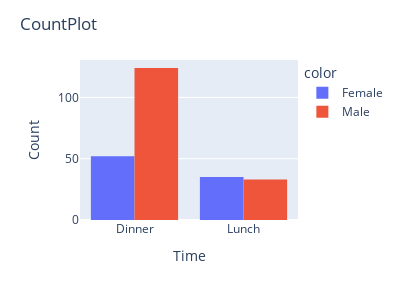

The code cell stored with this chart in its notebook:
### Code cell
fig = px.histogram(df.time, color= df.sex, barmode = 'group')
fig.update_layout(title_text = 'CountPlot', width=400, height = 300)
fig.update_xaxes(title_text = 'Time')
fig.update_yaxes(title_text = 'Count')

### Figure 1 — Plotly figure (JSON) as saved in the notebook; plotly's stock layout.template omitted (floating-point values rounded to 4 significant figures; data arrays with more than 128 entries replaced by an {"elided": "..."} marker saying what was removed)
{"data": [{"alignmentgroup": "True", "bingroup": "x", "hovertemplate": "color=Female<br>value=%{x}<br>count=%{y}<extra></extra>", "legendgroup": "Female", "marker": {"color": "#636efa", "pattern": {"shape": ""}}, "name": "Female", "offsetgroup": "Female", "orientation": "v", "showlegend": true, "type": "histogram", "x": ["Dinner", "Dinner", "Dinner", "Dinner", "Dinner", "Dinner", "Dinner", "Dinner", "Dinner", "Dinner", "Dinner", "Dinner", "Dinner", "Dinner", "Dinner", "Dinner", "Dinner", "Dinner", "Dinner", "Dinner", "Dinner", "Lunch", "Lunch", "Dinner", "Dinner", "Dinner", "Dinner", "Dinner", "Dinner", "Dinner", "Dinner", "Dinner", "Dinner", "Dinner", "Dinner", "Lunch", "Lunch", "Lunch", "Lunch", "Lunch", "Lunch", "Lunch", "Lunch", "Lunch", "Lunch", "Lunch", "Lunch", "Lunch", "Lunch", "Lunch", "Lunch", "Lunch", "Lunch", "Lunch", "Lunch", "Lunch", "Lunch", "Dinner", "Dinner", "Dinner", "Dinner", "Dinner", "Dinner", "Dinner", "Dinner", "Dinner", "Dinner", "Lunch", "Lunch", "Lunch", "Lunch", "Lunch", "Lunch", "Lunch", "Dinner", "Dinner", "Dinner", "Dinner", "Dinner", "Lunch", "Lunch", "Lunch", "Lunch", "Dinner", "Dinner", "Dinner", "Dinner"], "xaxis": "x", "yaxis": "y"}, {"alignmentgroup": "True", "bingroup": "x", "hovertemplate": "color=Male<br>value=%{x}<br>count=%{y}<extra></extra>", "legendgroup": "Male", "marker": {"color": "#EF553B", "pattern": {"shape": ""}}, "name": "Male", "offsetgroup": "Male", "orientation": "v", "showlegend": true, "type": "histogram", "x": {"elided": "157 str values"}, "xaxis": "x", "yaxis": "y"}], "layout": {"barmode": "group", "height": 300, "legend": {"title": {"text": "color"}, "tracegroupgap": 0}, "margin": {"t": 60}, "title": {"text": "CountPlot"}, "width": 400, "xaxis": {"anchor": "y", "domain": [0, 1], "title": {"text": "Time"}}, "yaxis": {"anchor": "x", "domain": [0, 1], "title": {"text": "Count"}}}}
